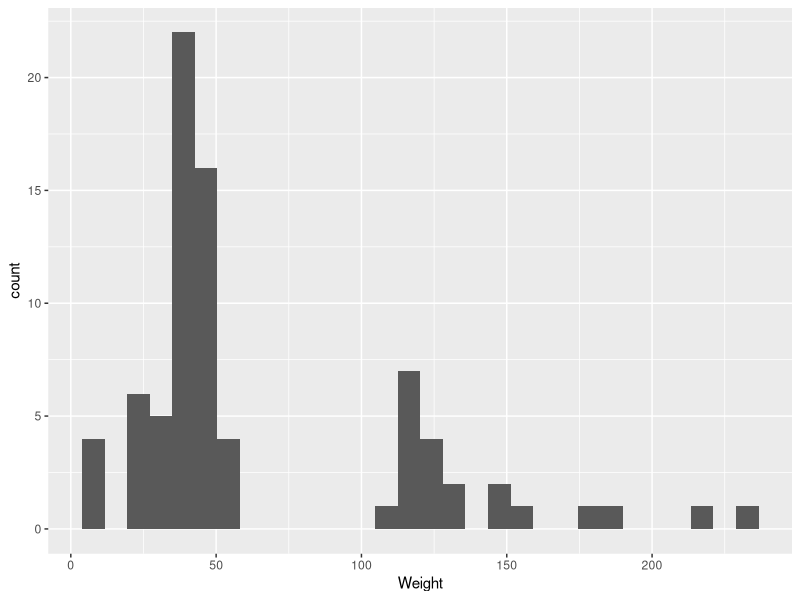
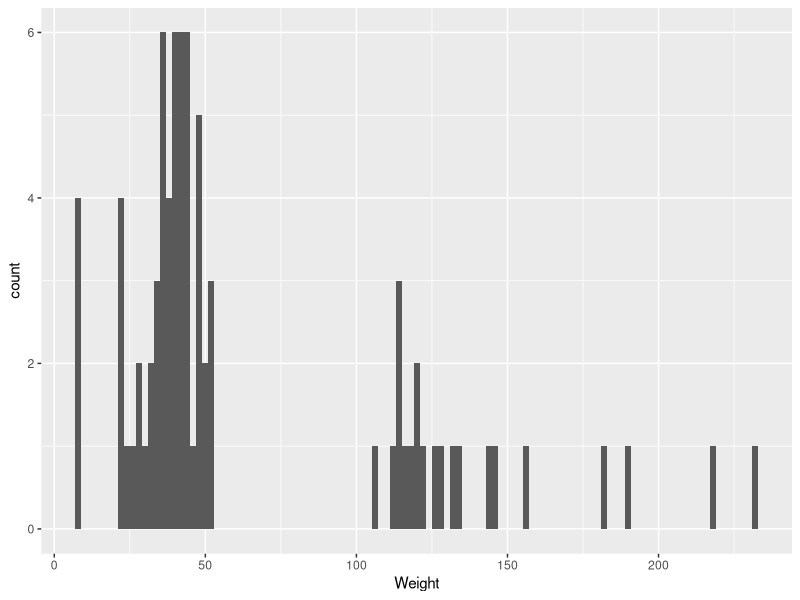
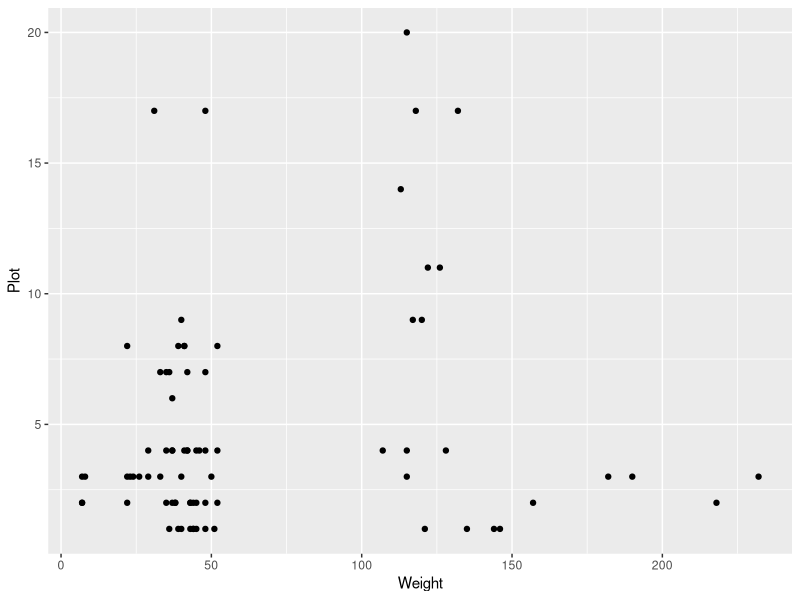
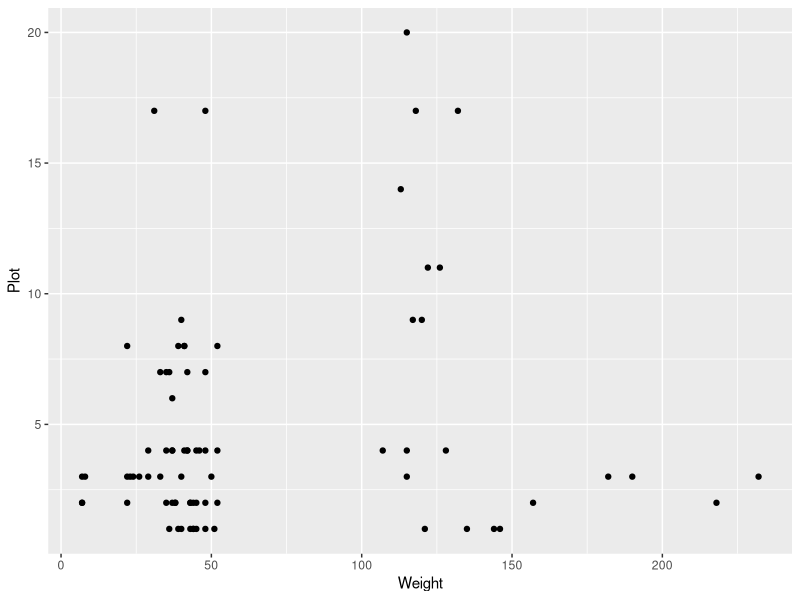
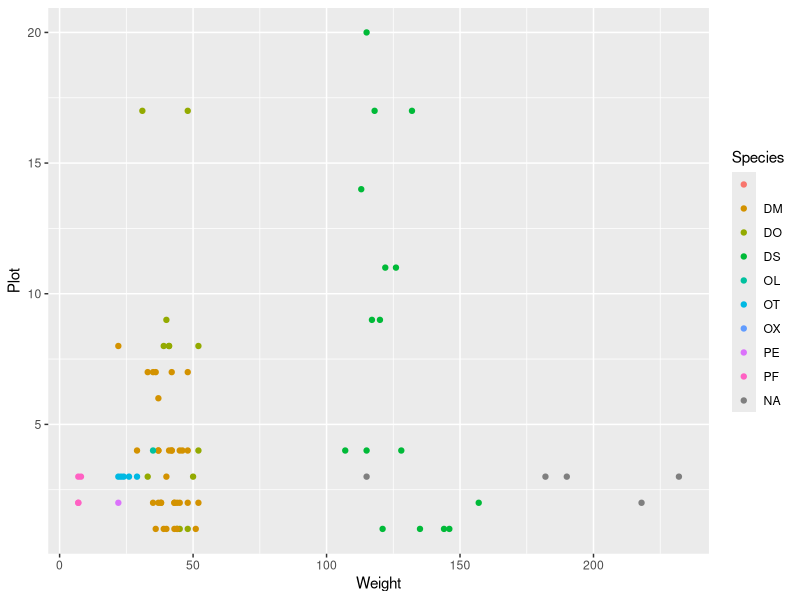

Reproduce these figures in R, in order.
## ---- chunk 1
library(ggplot2)
## ---- chunk 2
cleanedsurvey <- read.csv("cleanedsurvey.csv")
## ---- chunk 3
ggplot(data = cleanedsurvey) + geom_histogram(aes(x = Weight))
## ---- chunk 4
ggplot(data = cleanedsurvey) + geom_histogram(aes(x = Weight), binwidth = 2)
## ---- chunk 5

ggplot(cleanedsurvey, aes(x = Weight, y = Plot)) + geom_point()

## ---- chunk 6

p = ggplot(cleanedsurvey, aes(x = Weight, y = Plot)) # nothing will be plotted yet

p + geom_point() # the plot will appear when you evaluate it with a geometry element

## ---- chunk 7

p + geom_point(aes(color = Species)) # color by the Species column

